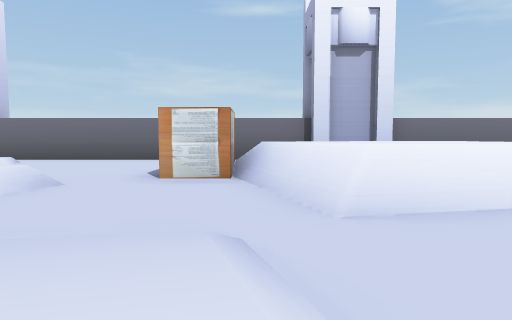
View 1 (above)

18 first-person views from a walk through a 3-D level made in the Unity game engine. The camera is 0.59 m above the floor, tilts 4° down and sees 75° across. The floor is counted in squares, 1 m on a side. Each view is taken from the middle of a square. On the plan, view 1 faces up. The plan holds only what a view shows up to about 9 squares ahead; the rest is blank. The place goes on beyond the plan. The player is left out.

View 2
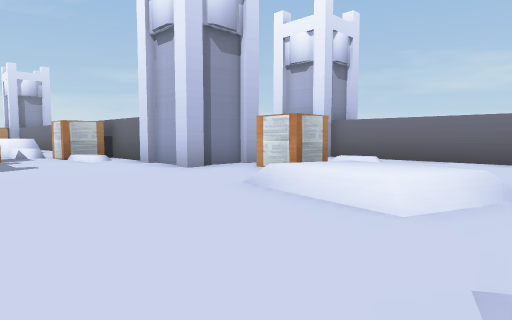

View 3
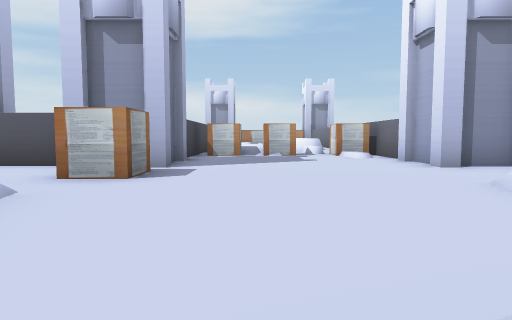

View 4
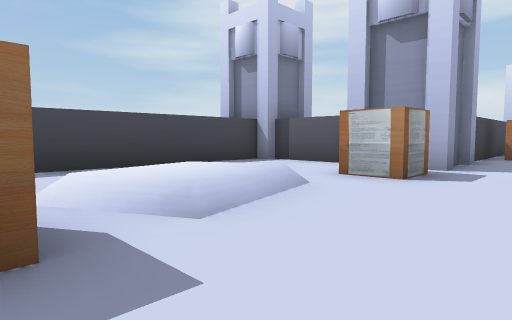

View 5
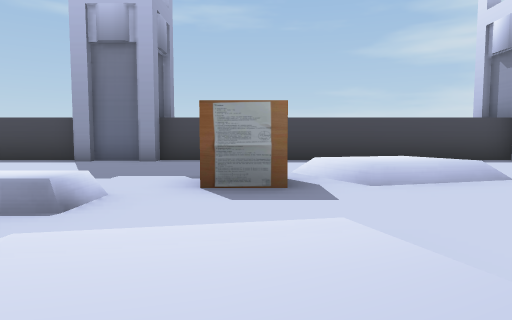

View 6
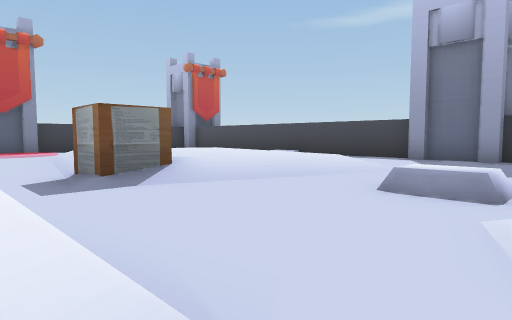

View 7
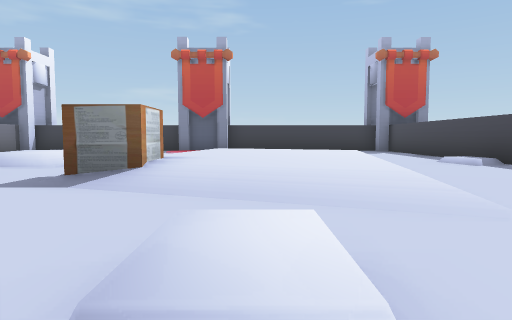

View 8
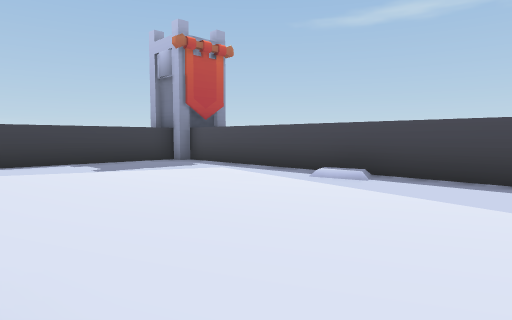

View 9
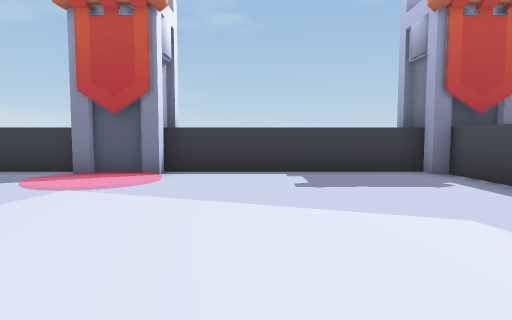

View 10
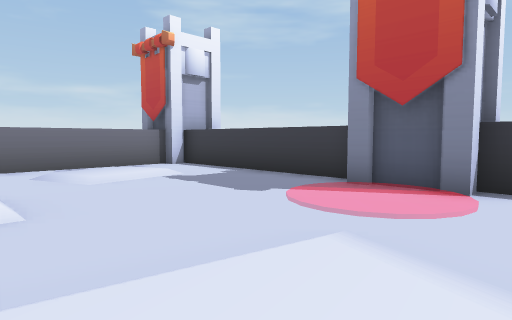

View 11
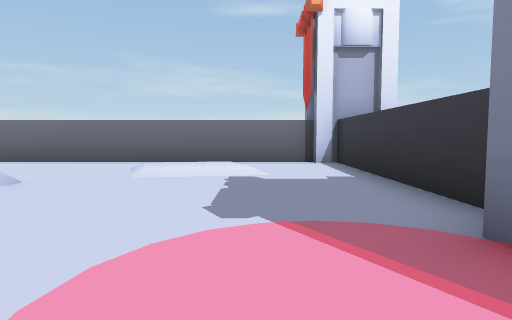

View 12
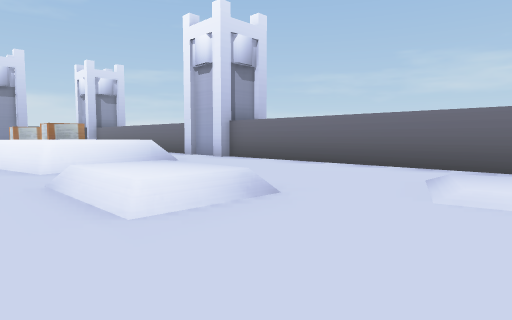

View 13
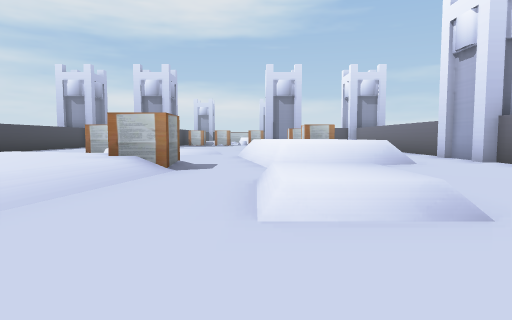

View 14
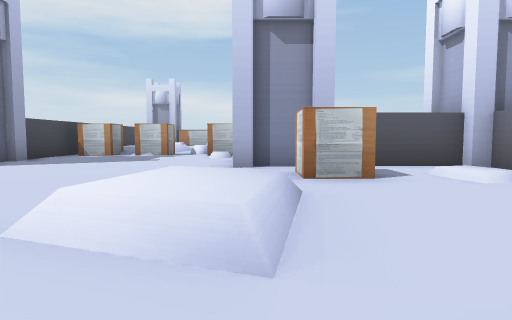

View 15
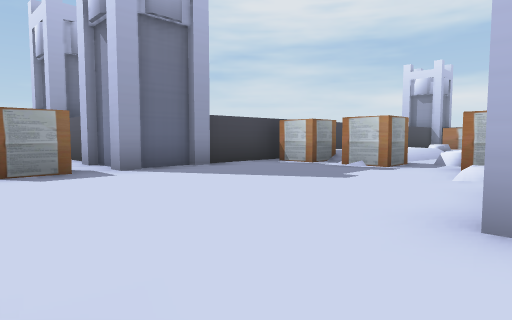

View 16
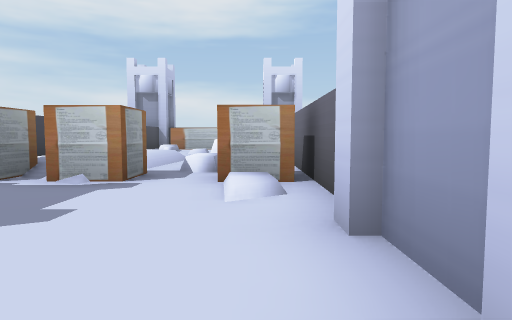

View 17
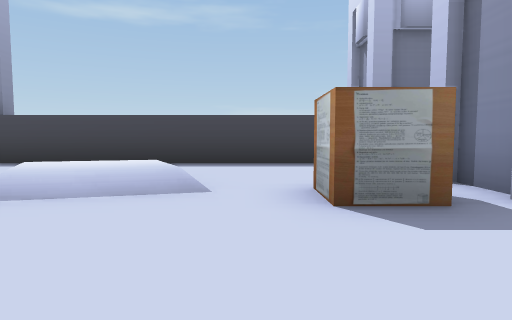

View 18
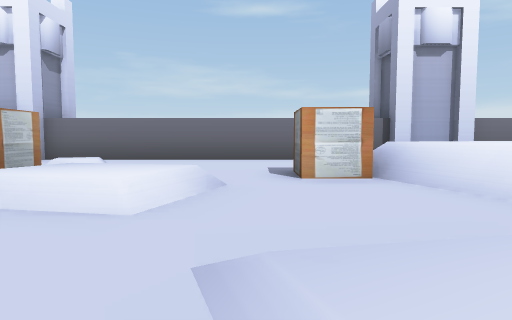

### Floor plan
Key: @ floor where view 1 was taken; # wall or solid block; . main floor; : floor 0.05 m higher than the main floor; + floor 0.1 m higher than the main floor; * floor 0.15 m higher than the main floor; % floor 0.25 m higher than the main floor; & floor 0.5 m higher than the main floor; / step, stairs or slope; = window, fence, low wall or low ledge; ^ raised ledge; O other object.
Columns run from 15 left of view 1 to 14 right of it. Each row starts with its distance up from view 1.
  9        #######################
  8        O.......  ##..........#
  7        O./.....  ........//..#
  6        O.......   =/...../*/.#
  5        #.O....O/&&&/  .......#
  4  #######..///../&&&//.%%.....#
  3    O//....==/...=====.==.....#
  2 =^^............/...........::#
  1  +.O........./*/.../O///...::#
  0    O........../@.../%%%%%/.:.#
 -1    O............^.//%%%%%/...#
 -2    #####.O....O.../%%%%%/....#
 -3        #.O./%/O...////%%/....#
 -4        O.../=.........///....#
 -5        O.....................#
 -6        O.........##...//.....#
 -7         ######################

Positions as (right, up) in squares from view 1, and headings:
1: (0, 0), facing up
2: (-2, 0), facing up-left
3: (-1, 0), facing left
4: (-1, 0), facing down-left
5: (-1, 2), facing down
6: (0, 3), facing down-right
7: (0, -1), facing right
8: (4, 0), facing down-right
9: (6, -2), facing right
10: (8, -1), facing up-right
11: (12, 0), facing up
12: (11, 2), facing up-left
13: (11, 3), facing left
14: (-1, 4), facing left
15: (-5, 4), facing down-left
16: (-7, 3), facing left
17: (-5, 1), facing down
18: (-2, 0), facing up
